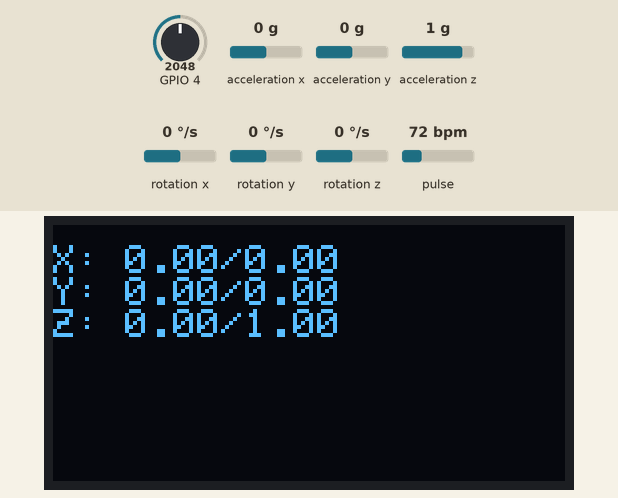
Recording of a program running on a simulated ESP32. Shown: 128×64 one-colour display. The inputs (shaded band) are chosen by the test bench; at power-on: rotation z 0 °/s, acceleration x 0 g, acceleration y 0 g, pulse 72 bpm, acceleration z 1 g, GPIO 4 = 2048, rotation x 0 °/s, rotation y 0 °/s. Nothing arrives over Bluetooth unless stated; what the program prints to the serial monitor is not drawn.

Above: at 5.5 s.
5.6 s: rotation z set to -192 °/s
At 5.83 s:
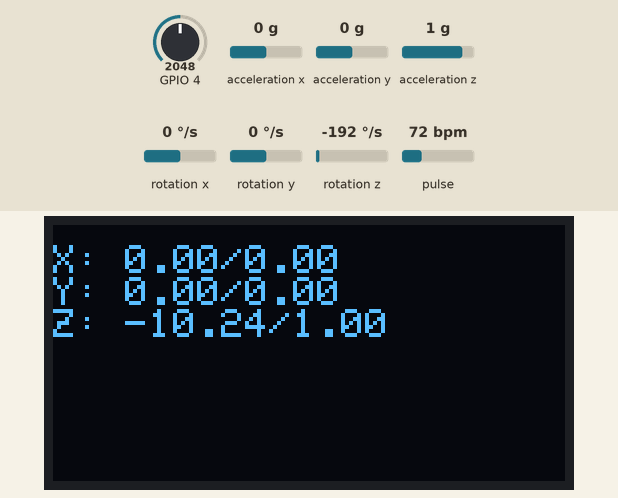
7.1 s: rotation z set to 0 °/s
At 8.3 s:
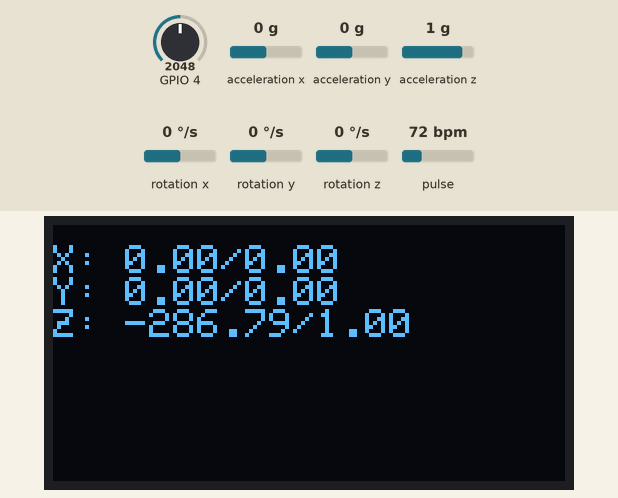
8.6 s: acceleration x set to -1.4 g
At 9.8 s:
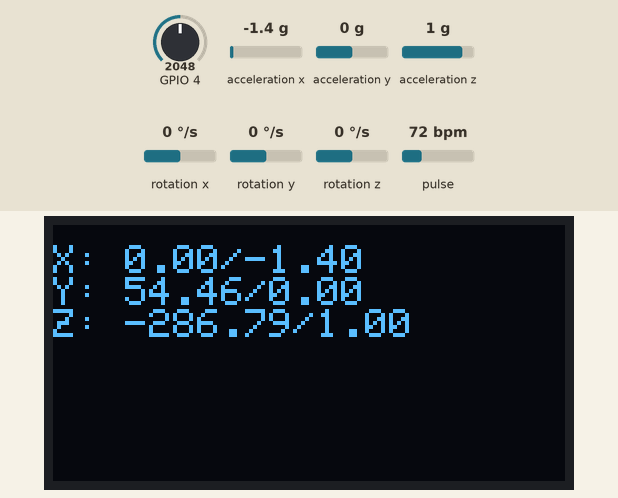
10.1 s: acceleration y set to -1.4 g
At 12.22 s:
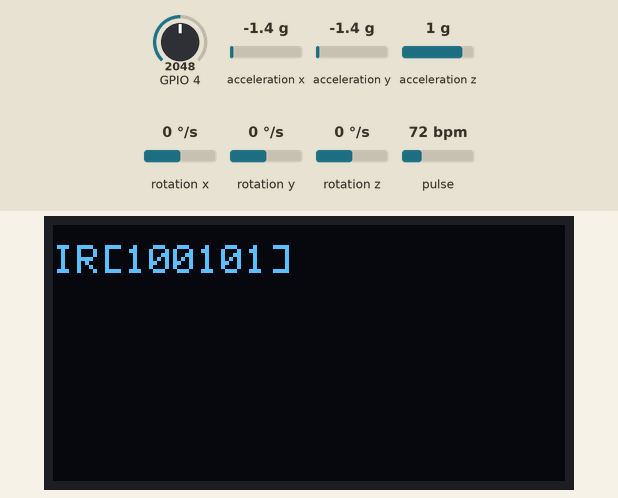
13.1 s: pulse set to 42 bpm
At 13.83 s:
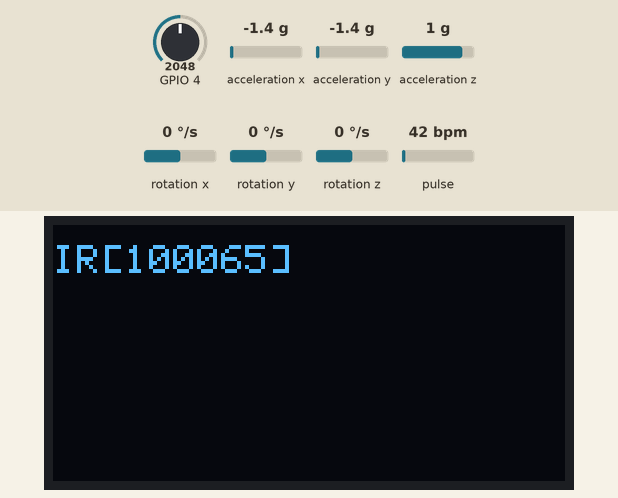
17.8 s: acceleration z set to -1.4 g
At 21.0 s:
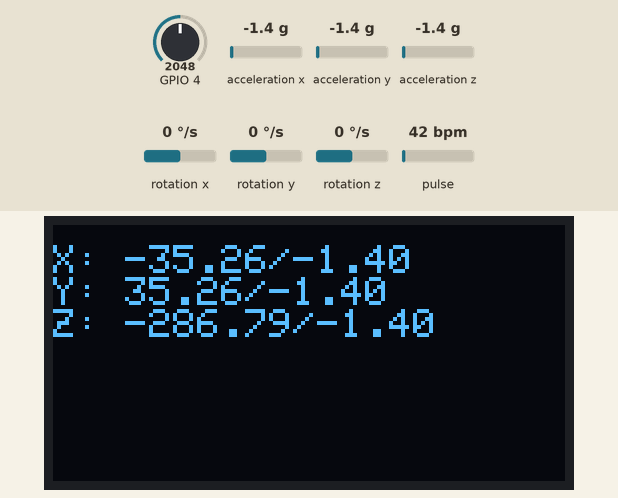
Timing chart, 0 to 21.8 s (numbered marks = the images above; inputs shaded):
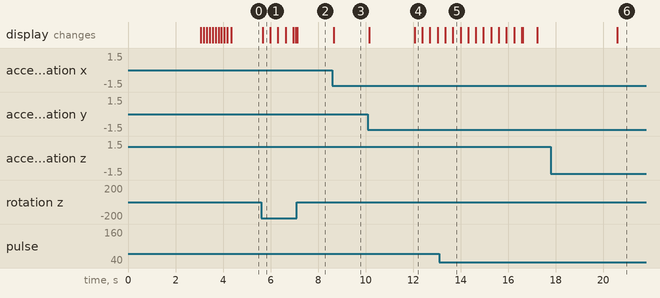

The program:

main.cpp
```cpp
#include <Arduino.h>
#include <MPU6050_tockn.h>
#include <MAX30105.h>
#include <heartRate.h>
#include <Wire.h>
#include <Adafruit_GFX.h>
#include <Adafruit_SSD1306.h>
#include "BluetoothSerial.h"

#define SDA 21
#define SCL 22
#define OLED_RESET 4

#define BUFFERLEN 128

#if !defined(CONFIG_BT_ENABLED) || !defined(CONFIG_BLUEDROID_ENABLED)
#error Bluetooth is not enabled! Please run `make menuconfig` to and enable it
#endif

MPU6050 mpu6050(Wire);
MAX30105 particleSensor;
long timer = 0, loctime;
float AngleX, AngleY, AngleZ;
Adafruit_SSD1306 display(128, 64, &Wire, OLED_RESET);
const byte RATE_SIZE = 4; //Increase this for more averaging. 4 is good.
byte rates[RATE_SIZE];    //Array of heart rates
byte rateSpot = 0;
long lastBeat = 0; //Time at which the last beat occurred

float beatsPerMinute = 60;
int beatAvg = 60;
int COUNT = 0;

long irValue;

long MPU_starttime, MPU_endtime;
double MPU_fps = 30.0;
float MPU_DATA[6][BUFFERLEN];

long MAX_starttime, MAX_endtime;
double MAX_fps = 30.0;
uint32_t MAX_IR_DATA[BUFFERLEN];

long Press_starttime, Press_endtime;
double Press_fps = 30.0;
uint16_t Press_DATA[BUFFERLEN];

BluetoothSerial SerialBT;

String bluetooth_in_buffer = "";

void Draw_Init_Interface(void)
{
    for (size_t i = 0; i < 46; i = i + 5)
    {
        display.clearDisplay();
        display.setTextSize(1);
        display.setTextColor(WHITE);
        display.setCursor(25, 20);
        display.println("Initialize...");
        display.drawRect(38, 38, 51, 6, WHITE);      //以（38，38）为起点绘制一个长度51宽度为6的矩形
        display.drawLine(40, 40, 40 + i, 40, WHITE); //循环绘制线条达到显示进度的效果
        display.drawLine(40, 41, 40 + i, 41, WHITE);
        display.display();
        delay(100);
        display.clearDisplay();
    }
    display.display();
}

void setup()
{
    Wire.begin(SDA, SCL);
    Serial.begin(115200);
    SerialBT.begin("SmartD");

    mpu6050.begin();
    mpu6050.calcGyroOffsets(true);

    if (particleSensor.begin(Wire, I2C_SPEED_FAST) == false) //Use default I2C port, 400kHz speed
    {
        Serial.println("MAX30105 was not found. Please check wiring/power. ");
    }

    //Setup to sense up to 18 inches, max LED brightness
    byte ledBrightness = 0xFF; //Options: 0=Off to 255=50mA
    byte sampleAverage = 1;    //Options: 1, 2, 4, 8, 16, 32
    byte ledMode = 3;          //Options: 1 = Red only, 2 = Red + IR, 3 = Red + IR + Green
    int sampleRate = 50;       //Options: 50, 100, 200, 400, 800, 1000, 1600, 3200
    int pulseWidth = 69;       //Options: 69, 118, 215, 411
    int adcRange = 2048;       //Options: 2048, 4096, 8192, 16384

    //particleSensor.setup(ledBrightness, sampleAverage, ledMode, sampleRate, pulseWidth, adcRange); //Configure sensor with these settings
    particleSensor.setup();
    particleSensor.setPulseAmplitudeIR(0x24);

    //Pre-populate the plotter so that the Y scale is close to IR values
    display.begin(SSD1306_SWITCHCAPVCC, 0x3C); // initialize with the I2C addr 0x3D (for the 128x64)
    //display.display();                         // 屏幕显示（显示内容为预设画面）
    display.clearDisplay(); //清理屏幕和缓存区（I2C只清理缓存区）
    Draw_Init_Interface();
}

void loop()
{
    int i, j;
    MPU_starttime = millis();
    for (i = 0; i < BUFFERLEN; i++)
    {
        display.clearDisplay();
        display.setTextSize(1);  //设置字体大小
        display.setCursor(0, 5); //设置显示位置
        mpu6050.update();
        MPU_DATA[0][i] = mpu6050.getAngleX();
        MPU_DATA[1][i] = mpu6050.getAngleY();
        MPU_DATA[2][i] = mpu6050.getAngleZ();
        MPU_DATA[3][i] = mpu6050.getAccX();
        MPU_DATA[4][i] = mpu6050.getAccY();
        MPU_DATA[5][i] = mpu6050.getAccZ();
        display.print("X: ");
        display.print(MPU_DATA[0][i]);
        display.print("/");
        display.println(MPU_DATA[3][i]);
        display.print("Y: ");
        display.print(MPU_DATA[1][i]);
        display.print("/");
        display.println(MPU_DATA[4][i]);
        display.print("Z: ");
        display.print(MPU_DATA[2][i]);
        display.print("/");
        display.println(MPU_DATA[5][i]);
        //display.print("fps = ");
        //display.println(MPU_fps);
        display.display();
        Serial.print("X: ");
        Serial.print(MPU_DATA[0][i]);
        Serial.print("/");
        Serial.println(MPU_DATA[3][i]);
        Serial.print("Y: ");
        Serial.print(MPU_DATA[1][i]);
        Serial.print("/");
        Serial.println(MPU_DATA[4][i]);
        Serial.print("Z: ");
        Serial.print(MPU_DATA[2][i]);
        Serial.print("/");
        Serial.println(MPU_DATA[5][i]);
        Serial.print("fps = ");
        Serial.println(MPU_fps);
        display.display();
    }
    MPU_endtime = millis();
    MPU_fps = BUFFERLEN * 1000.0 / (MPU_endtime - MPU_starttime);

    SerialBT.print("MPU ");
    SerialBT.println(MPU_fps);
    for (i = 0; i < BUFFERLEN; i++)
    {
        for (j = 0; j < 6; j++)
        {
            SerialBT.print(MPU_DATA[j][i]);
            SerialBT.print(" ");
        }
        SerialBT.println();
    }
    delay(500);

    MAX_starttime = millis();
    for (i = 0; i < BUFFERLEN; i++) //do we have new data?
    {
        MAX_IR_DATA[i] = particleSensor.getIR();
        display.clearDisplay();
        display.setTextSize(1);  //设置字体大小
        display.setCursor(0, 5); //设置显示位置

        display.print("IR[");
        display.print(MAX_IR_DATA[i]);
        display.println("]");
        display.display();
        Serial.print("IR[");
        Serial.print(MAX_IR_DATA[i]);
        Serial.println("]");

        //Serial.print("Temp[");
        //Serial.print(particleSensor.readTemperature());
        //Serial.print("]");
        //Serial.println();
        //Serial.print("fps = ");
        //Serial.println(MAX_fps);
    }
    MAX_endtime = millis();
    MAX_fps = BUFFERLEN * 1000.0 / (MAX_endtime - MAX_starttime);

    SerialBT.print("MAX ");
    SerialBT.print(MAX_fps);
    for (i = 0; i < BUFFERLEN; i++)
    {
        SerialBT.print(MAX_IR_DATA[i]);
        SerialBT.println();
    }
    delay(500);

    Press_starttime = millis();
    for (i = 0; i < BUFFERLEN; i++)
    {
        Press_DATA[i] = analogRead(4);

        display.clearDisplay();
        display.setTextSize(1);  //设置字体大小
        display.setCursor(0, 5); //设置显示位置
        display.print("Press[");
        display.print(Press_DATA[i]);
        display.println("]");
        display.display();

        Serial.print("Press[");
        Serial.print(Press_DATA[i]);
        Serial.println("]");
    }
    Press_endtime = millis();
    Press_fps = BUFFERLEN * 1000.0 / (Press_endtime - Press_starttime);

    SerialBT.print("Press ");
    SerialBT.println(Press_fps);
    for (i = 0; i < BUFFERLEN; i++)
    {
        SerialBT.print(Press_DATA[i]);
        SerialBT.println();
    }
    //if (SerialBT.available)
    /*


    Serial.print("\tangleX : ");
    Serial.print(mpu6050.getAngleX());
    Serial.print("\tangleY : ");
    Serial.print(mpu6050.getAngleY());
    Serial.print("\tangleZ : ");
    Serial.println(mpu6050.getAngleZ());
    */
    /*
    if (checkForBeat(irValue) == true)
    {
        //We sensed a beat!
        Serial.println("Beating");
        long delta = millis() - lastBeat;
        lastBeat = millis();

        beatsPerMinute = 60 / (delta / 1000.0);

        if (beatsPerMinute < 255 && beatsPerMinute > 20)
        {
            rates[rateSpot++] = (byte)beatsPerMinute; //Store this reading in the array
            rateSpot %= RATE_SIZE;                    //Wrap variable

            //Take average of readings
            beatAvg = 0;
            for (byte x = 0; x < RATE_SIZE; x++)
                beatAvg += rates[x];
            beatAvg /= RATE_SIZE;
        }
    }
    */

    //Serial.println(irValue);
    //display.print("BPM=");
    //display.println(beatsPerMinute);
    //display.print("Avg BPM=");
    //display.println(beatAvg);
}
```

kalman.h
```cpp
#ifndef _Kalman_h_
#define _Kalman_h_

class Kalman
{
public:
    Kalman();

    float getAngle(float newAngle, float newRate, float dt);

    void setAngle(float angle);
    float getRate();

    void setQangle(float Q_angle);
    void setQbias(float Q_bias);
    void setRmeasure(float R_measure);

    float getQangle();
    float getQbias();
    float getRmeasure();

private:
    float Q_angle;
    float Q_bias;
    float R_measure;

    float angle;
    float bias;
    float rate;

    float P[2][2];
};

#endif
```

kalman.cpp
```cpp
#include "Kalman.h"

Kalman::Kalman()
{
    Q_angle = 0.001f;
    Q_bias = 0.003f;
    R_measure = 0.03f;

    angle = 0.0f;
    bias = 0.0f;

    P[0][0] = 0.0f;
    P[0][1] = 0.0f;
    P[1][0] = 0.0f;
    P[1][1] = 0.0f;
};

float Kalman::getAngle(float newAngle, float newRate, float dt)
{
    rate = newRate - bias;
    angle += dt * rate;
    P[0][0] += dt * (dt * P[1][1] - P[0][1] - P[1][0] + Q_angle);
    P[0][1] -= dt * P[1][1];
    P[1][0] -= dt * P[1][1];
    P[1][1] += Q_bias * dt;

    float S = P[0][0] + R_measure;
    float K[2];
    K[0] = P[0][0] / S;
    K[1] = P[1][0] / S;

    float y = newAngle - angle;
    angle += K[0] * y;
    bias += K[1] * y;

    float P00_temp = P[0][0];
    float P01_temp = P[0][1];

    P[0][0] -= K[0] * P00_temp;
    P[0][1] -= K[0] * P01_temp;
    P[1][0] -= K[1] * P00_temp;
    P[1][1] -= K[1] * P01_temp;

    return angle;
};

void Kalman::setAngle(float angle) { this->angle = angle; };
float Kalman::getRate() { return this->rate; };

void Kalman::setQangle(float Q_angle) { this->Q_angle = Q_angle; };
void Kalman::setQbias(float Q_bias) { this->Q_bias = Q_bias; };
void Kalman::setRmeasure(float R_measure) { this->R_measure = R_measure; };

float Kalman::getQangle() { return this->Q_angle; };
float Kalman::getQbias() { return this->Q_bias; };
float Kalman::getRmeasure() { return this->R_measure; };
```

Measured:
- after the input at 5.6 s, the display: changes after 0.07 s (image 1)
- after the input at 8.6 s, the display: changes after 0.06 s (image 3)
- after the input at 17.8 s, the display: changes after 2.8 s (image 6)
